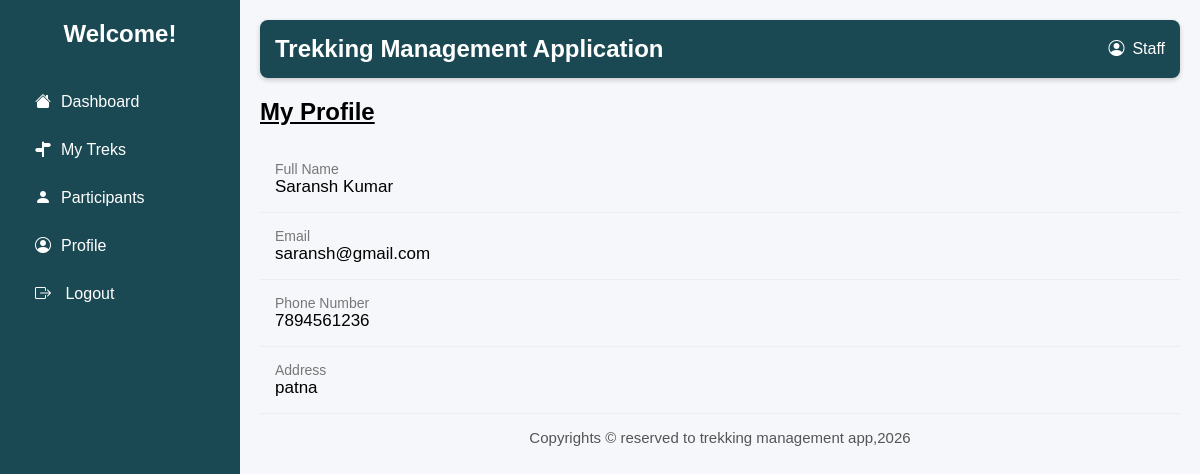
The app's page /staff_pr (signed in) with its own data.
### models.py (models this page shows)
class TrekStaff(db.Model):
    __tablename__="trek_staff"
    staff_id=db.Column(db.Integer,primary_key=True,autoincrement=True)
    user_id=db.Column(db.Integer,db.ForeignKey('user_credentials.user_id'))
    full_name=db.Column(db.String(100),nullable=False)
    email_id=db.Column(db.String(50),unique=True,nullable=False)
    password=db.Column(db.String(50),nullable=False)
    phone_num=db.Column(db.String(20),nullable=False)
    address=db.Column(db.String(100),nullable=False)
    approval_status=db.Column(db.Integer,nullable=False,default=0) #0-pending,1-approved,2-rejected
    blacklist_status=db.Column(db.Boolean,default=False)

### app.py (the view)
@app.route("/staff_pr")
def staff_profile():
    email=session.get("user_email_id")
    staff=TrekStaff.query.filter_by(email_id=email).first()
    return render_template("staff_profile.html",staff=staff)

### templates/staff_profile.html (shortened to what this page needs)
<!DOCTYPE html>
<html lang="en">
<head>
    <link rel="stylesheet" href="../static/main.css">
    <link rel="stylesheet" href="https://cdn.jsdelivr.net/npm/bootstrap-icons@1.11.3/font/bootstrap-icons.min.css">
</head>
<body>
    <div class="container">
        <div class="sidebar">
            <h2>Welcome!</h2>
            <ul>
                <li><a href="{{url_for('staff_dash')}}"><i class="bi bi-house-fill"></i>Dashboard</a></li>
                <li><a href="{{url_for('staff_modify_trek')}}"><i class="bi bi-signpost-split-fill"></i>My Treks</a>
                </li>
                <li><a href="{{url_for('staff_participants')}}"><i class="bi bi-person-fill"></i>Participants</a></li>
                <li><a href="{{url_for('staff_profile')}}"><i class="bi bi-person-circle"></i>Profile</a></li>
                <li><a href="{{url_for('signin')}}"><i class="bi bi-box-arrow-right"></i> Logout</a></li>
            </ul>
        </div>
        <div class="main">
            <header>
                <h2>Trekking Management Application</h2>
                <div class="admin">
                    <i class="bi bi-person-circle"></i>
                    <span>Staff</span>
                </div>
            </header>
            <h2 class="title"><u>My Profile</u></h2>
            <div class="row">
                            <div class="col-md-6">
                                <div class="info-box">
                                    <div class="info-label">Full Name</div>
                                    <div class="info-value">
                                        {{staff.full_name}}
                                    </div>
                                </div>
                            </div>
                            <div class="col-md-6">
                                <div class="info-box">
                                    <div class="info-label">Email</div>
                                    <div class="info-value">
                                        {{staff.email_id}}
                                    </div>
                                </div>
                            </div>
                            <div class="col-md-6">
                                <div class="info-box">
                                    <div class="info-label">Phone Number</div>
                                    <div class="info-value">
                                        {{staff.phone_num}}
                                    </div>
                                </div>
                            </div>
                            <div class="col-md-6">
                                <div class="info-box">
                                    <div class="info-label">Address</div>
                                    <div class="info-value">
                                        {{staff.address}}
                                    </div>
                                </div>
                            </div>
                        </div>
                <footer>
                    Copyrights &copy; reserved to trekking management app,2026
                </footer>
            </div>
        </div>
</body>
</html>

### static/main.css (style rules this page uses)
html,body { height: 100%; margin: 0; background:#f4f4f4; }
* { margin:0; padding:0; box-sizing:border-box; font-family:Arial, sans-serif; }
header { background:#1B4953; color: white; padding:15px; border-radius:8px; box-shadow:0 2px 5px rgba(0,0,0,.2); justify-content: space-between; display: flex; }
.admin { display: flex; align-items: center; gap: 8px; }
footer { bottom: 0; left: 0; width: 100%; text-align:center; font-size:15px; color:#555; padding: 15px; }
.container { display:flex; }
.sidebar { width:240px; background:#1B4953; color:white; min-height:100vh; padding:20px; }
.sidebar h2 { text-align:center; margin-bottom:30px; }
.sidebar ul { list-style:none; }
.sidebar ul li { padding:15px; cursor:pointer; border-radius:5px; }
.sidebar i { margin-right:10px; }
.main { flex:1; padding:20px; }
.title { text-align:left; margin:20px 0; }
li a { color: white; }
a { text-decoration: none; }
body { background-color: #f5f7fa; }
.info-box { padding: 15px; border-bottom: 1px solid #eee; }
.info-label { color: #777; font-size: 14px; }
.info-value { font-size: 17px; font-weight: 500; }

### records on screen
TrekStaff: full_name "Saransh Kumar", email_id "saransh@gmail.com", phone_num "7894561236", address "patna"
